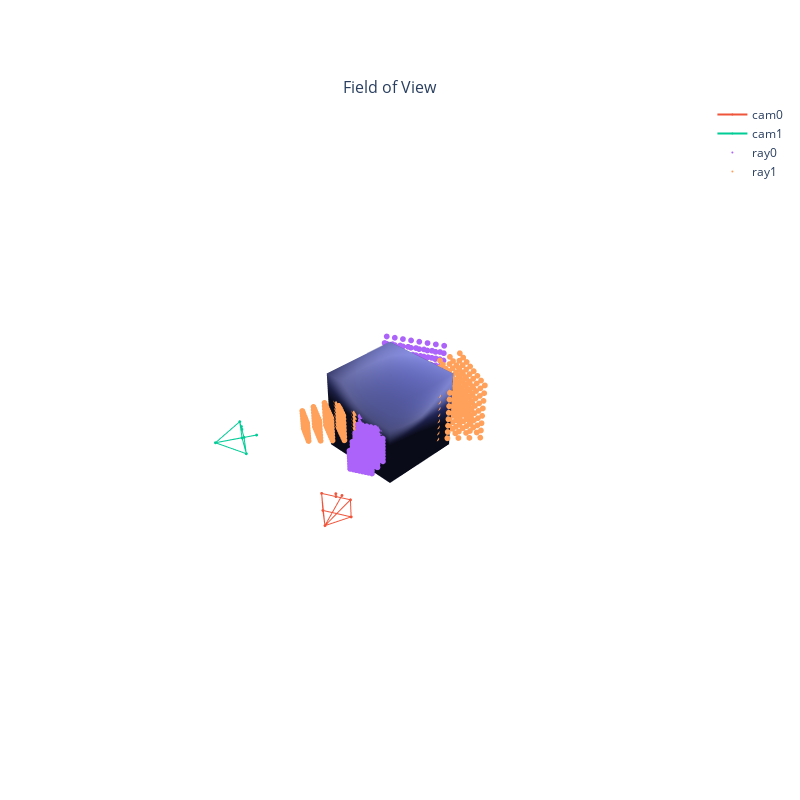

The notebook cell saved with this chart:
### Code cell
# Some of these imports are only needed for testing code coverage
from pytorch3d.vis.plotly_vis import (  # noqa: F401
    get_camera_wireframe,  # noqa: F401
    plot_batch_individually,  # noqa: F401
    plot_scene, 
    Lighting
)


fig = plot_scene(
    plots = {
        "Field of View": {
            # "ray_bundle": ray_bundle,
            # "fovcameras": cameras,
            # "ray_clouds": ray_clouds,
            # "vol_clouds": vol_clouds,
            "vmesh": vmesh,
            "cam0": cameras[[0]],
            "cam1": cameras[[1]],
            "ray0": frustum0, 
            "ray1": frustum1, 
        },
    }, 
    lighting=Lighting(
        ambient=0.1,
        diffuse=0.5,
        fresnel=0.0,
        specular=1.0,
        roughness=0.9,
        facenormalsepsilon=1e-6,
        vertexnormalsepsilon=1e-12,
    ),
    xaxis = {
        'range': [-4, 4],
        'showgrid': False, # thin lines in the background
        'zeroline': False, # thick line at x=0
        'visible': False,  # numbers below
    }, 
    yaxis = {
        'range': [-4, 4],
        'showgrid': False, # thin lines in the background
        'zeroline': False, # thick line at x=0
        'visible': False,  # numbers below
    }, 
    zaxis = {
        'range': [-4, 4],
        'showgrid': False, # thin lines in the background
        'zeroline': False, # thick line at x=0
        'visible': False,  # numbers below
    }, 
    pointcloud_marker_size = 2,
)
fig.update_layout(
    autosize=False,
    width=800,
    height=800,
)
fig.show()

### Figure 1 — Plotly figure (JSON) as saved in the notebook; plotly's stock layout.template omitted (floating-point values rounded to 4 significant figures; data arrays with more than 128 entries replaced by an {"elided": "..."} marker saying what was removed)
{"data": [{"i": [1, 0, 2, 7, 1, 1, 1, 1, 0, 0, 4, 4], "j": [0, 3, 3, 6, 4, 5, 2, 6, 4, 7, 5, 6], "k": [2, 2, 6, 3, 0, 4, 6, 5, 7, 3, 7, 7], "lighting": {"ambient": 0.1, "diffuse": 0.5, "facenormalsepsilon": 1e-06, "fresnel": 0, "roughness": 0.9, "specular": 1, "vertexnormalsepsilon": 1e-12}, "name": "vmesh", "scene": "scene", "type": "mesh3d", "x": [1, 1, -1, -1, 1, 1, -1, -1], "y": [1, 1, 1, 1, -1, -1, -1, -1], "z": [1, -1, -1, 1, 1, -1, -1, 1]}, {"marker": {"size": 1}, "name": "cam0", "scene": "scene", "type": "scatter3d", "x": [1.811, 1.544, 1.544, 1.544, 1.276, 1.276, 1.811, 1.811, 1.816, 1.276, 1.276, 1.816, 1.811, 1.816, 1.407], "y": [0.225, 0.225, 0.3, 0.225, 0.225, -0.225, -0.225, 0.225, 0, 0.225, -0.225, 0, -0.225, 0, 0], "z": [2.893, 3.029, 3.029, 3.029, 3.166, 3.166, 2.893, 2.893, 3.564, 3.166, 3.166, 3.564, 2.893, 3.564, 2.762]}, {"marker": {"size": 1}, "name": "cam1", "scene": "scene", "type": "scatter3d", "x": [-1.276, -1.544, -1.544, -1.544, -1.811, -1.811, -1.276, -1.276, -1.816, -1.811, -1.811, -1.816, -1.276, -1.816, -1.407], "y": [0.225, 0.225, 0.3, 0.225, 0.225, -0.225, -0.225, 0.225, 0, 0.225, -0.225, 0, -0.225, 0, 0], "z": [3.166, 3.029, 3.029, 3.029, 2.893, 2.893, 3.166, 3.166, 3.564, 2.893, 2.893, 3.564, 3.166, 3.564, 2.762]}, {"marker": {"size": 2}, "mode": "markers", "name": "ray0", "scene": "scene", "type": "scatter3d", "x": {"elided": "1024 float values"}, "y": {"elided": "1024 float values"}, "z": {"elided": "1024 float values"}}, {"marker": {"size": 2}, "mode": "markers", "name": "ray1", "scene": "scene", "type": "scatter3d", "x": {"elided": "1024 float values"}, "y": {"elided": "1024 float values"}, "z": {"elided": "1024 float values"}}], "layout": {"annotations": [{"font": {"size": 16}, "showarrow": false, "text": "Field of View", "x": 0.5, "xanchor": "center", "xref": "paper", "y": 1, "yanchor": "bottom", "yref": "paper"}], "autosize": false, "height": 800, "scene": {"aspectmode": "cube", "camera": {"up": {"x": 0, "y": 1, "z": 0}}, "domain": {"x": [0, 1], "y": [0, 1]}, "xaxis": {"backgroundcolor": "#fff", "range": [-4, 4], "showaxeslabels": false, "showgrid": false, "showline": false, "showticklabels": false, "ticks": "", "visible": false, "zeroline": false}, "yaxis": {"backgroundcolor": "#fff", "range": [-4, 4], "showaxeslabels": false, "showgrid": false, "showline": false, "showticklabels": false, "ticks": "", "visible": false, "zeroline": false}, "zaxis": {"backgroundcolor": "#fff", "range": [-4, 4], "showaxeslabels": false, "showgrid": false, "showline": false, "showticklabels": false, "ticks": "", "visible": false, "zeroline": false}}, "width": 800}}
